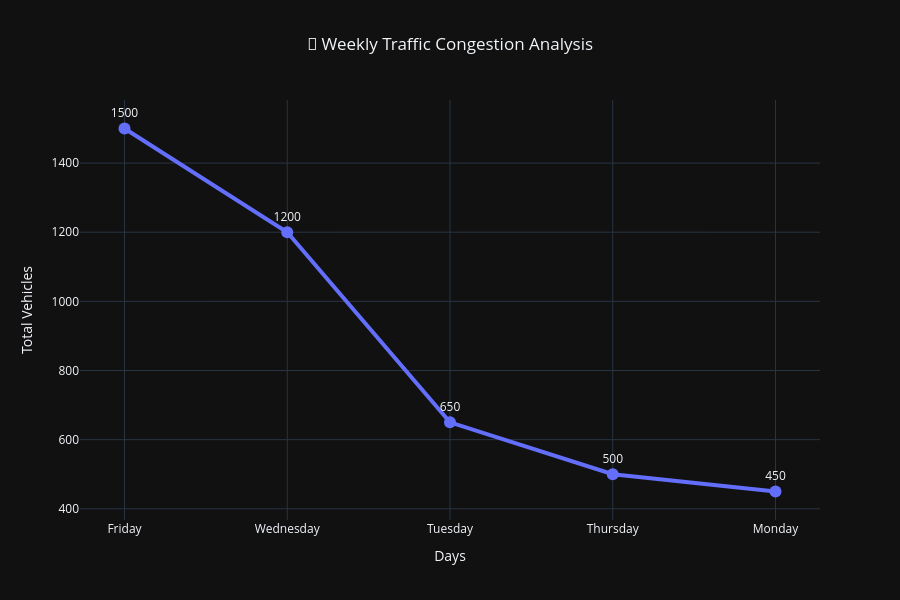

The notebook cell this image was saved under:
### Code cell
# Ineractive Line Chart - Analysis
fig = px.line(
    day_congestion,
    x='day_name',
    y='vehicle_count',
    markers=True,
    text='vehicle_count',
    title='🚗 Weekly Traffic Congestion Analysis'
)


fig.update_traces(
    line=dict(width=4),
    marker=dict(size=12),
    textposition='top center'
)

fig.update_layout(
    title_x=0.5,
    xaxis_title='Days',
    yaxis_title='Total Vehicles',
    hovermode='x unified',
    template='plotly_dark',
    height=600
)

fig.show()

### Figure 1 — Plotly figure (JSON) as saved in the notebook; plotly's stock layout.template omitted (floating-point values rounded to 4 significant figures)
{"data": [{"hovertemplate": "day_name=%{x}<br>vehicle_count=%{text}<extra></extra>", "legendgroup": "", "line": {"color": "#636efa", "dash": "solid", "width": 4}, "marker": {"size": 12, "symbol": "circle"}, "mode": "lines+markers+text", "name": "", "orientation": "v", "showlegend": false, "text": [1500.0, 1200.0, 650.0, 500.0, 450.0], "textposition": "top center", "type": "scatter", "x": ["Friday", "Wednesday", "Tuesday", "Thursday", "Monday"], "xaxis": "x", "y": [1500, 1200, 650, 500, 450], "yaxis": "y"}], "layout": {"height": 600, "hovermode": "x unified", "legend": {"tracegroupgap": 0}, "title": {"text": "🚗 Weekly Traffic Congestion Analysis", "x": 0.5}, "xaxis": {"anchor": "y", "domain": [0, 1], "title": {"text": "Days"}}, "yaxis": {"anchor": "x", "domain": [0, 1], "title": {"text": "Total Vehicles"}}}}
